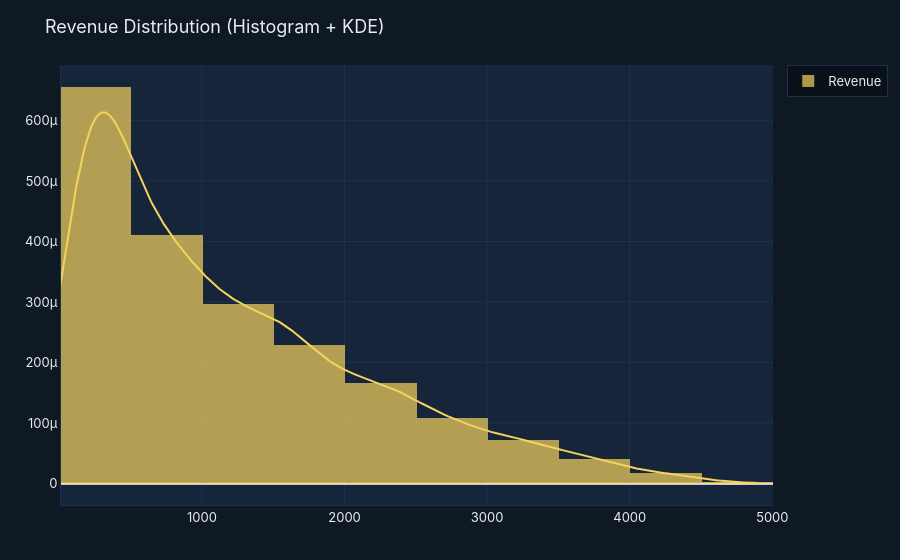
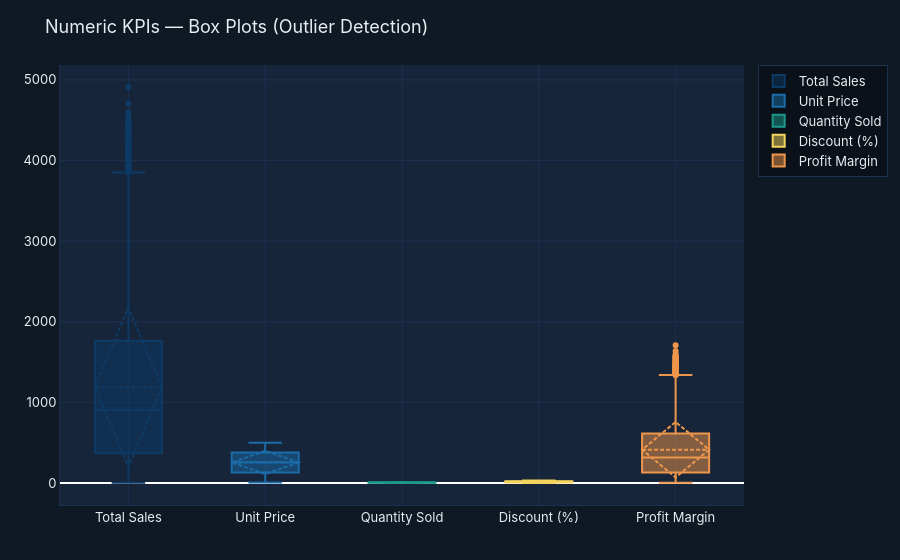

Notebook source saved alongside these figures, in order:
### Code cell
# ═══ PAGE 2: DATA DISTRIBUTION ════════════════════════════════════════════════
# 1. Revenue Histogram + KDE
fig = ff.create_distplot([df["Revenue"].dropna().tolist()],
                          group_labels=["Revenue"],
                          bin_size=500, colors=[PALETTE["accent1"]], show_rug=False)
L(fig, "Revenue Distribution (Histogram + KDE)")
fig.show()

# 2. Box Plots — 5 KPIs
num_cols = ["Total Sales","Unit Price","Quantity Sold","Discount (%)","Profit Margin"]
fig2 = go.Figure()
for i, col in enumerate(num_cols):
    fig2.add_trace(go.Box(y=df[col].dropna(), name=col,
                          marker_color=SEQ_COLORS[i % len(SEQ_COLORS)], boxmean="sd"))
L(fig2, "Numeric KPIs — Box Plots (Outlier Detection)")
fig2.show()

### Figure 1 — Plotly figure (JSON) as saved in the notebook; plotly's stock layout.template omitted (floating-point values rounded to 4 significant figures; data arrays with more than 128 entries replaced by an {"elided": "..."} marker saying what was removed)
{"data": [{"autobinx": false, "histnorm": "probability density", "legendgroup": "Revenue", "marker": {"color": "#F4D35E"}, "name": "Revenue", "opacity": 0.7, "type": "histogram", "x": {"elided": "5000 float values"}, "xaxis": "x", "xbins": {"end": 4912.0, "size": 500, "start": 4.61}, "yaxis": "y"}, {"legendgroup": "Revenue", "marker": {"color": "#F4D35E"}, "mode": "lines", "name": "Revenue", "showlegend": false, "type": "scatter", "x": {"elided": "500 float values"}, "xaxis": "x", "y": {"elided": "500 float values"}, "yaxis": "y"}], "layout": {"barmode": "overlay", "font": {"color": "#E8EDF2", "family": "Inter, Arial, sans-serif", "size": 13}, "hovermode": "closest", "legend": {"bgcolor": "rgba(0,0,0,.3)", "bordercolor": "#1E3050", "borderwidth": 1, "traceorder": "reversed"}, "margin": {"b": 55, "l": 60, "r": 40, "t": 65}, "paper_bgcolor": "#0F1924", "plot_bgcolor": "#16253A", "title": {"text": "Revenue Distribution (Histogram + KDE)"}, "xaxis": {"anchor": "y2", "domain": [0, 1], "gridcolor": "#1E3050", "linecolor": "#1E3050", "zeroline": false}, "yaxis": {"anchor": "free", "domain": [0, 1], "gridcolor": "#1E3050", "linecolor": "#1E3050", "position": 0}}}

### Figure 2 — Plotly figure (JSON) as saved in the notebook; plotly's stock layout.template omitted (floating-point values rounded to 4 significant figures; data arrays with more than 128 entries replaced by an {"elided": "..."} marker saying what was removed)
{"data": [{"boxmean": "sd", "marker": {"color": "#0D3B66"}, "name": "Total Sales", "type": "box", "y": {"elided": "5000 float values"}}, {"boxmean": "sd", "marker": {"color": "#1B6CA8"}, "name": "Unit Price", "type": "box", "y": {"elided": "5000 float values"}}, {"boxmean": "sd", "marker": {"color": "#1B998B"}, "name": "Quantity Sold", "type": "box", "y": {"elided": "5000 int values"}}, {"boxmean": "sd", "marker": {"color": "#F4D35E"}, "name": "Discount (%)", "type": "box", "y": {"elided": "5000 float values"}}, {"boxmean": "sd", "marker": {"color": "#EE964B"}, "name": "Profit Margin", "type": "box", "y": {"elided": "5000 float values"}}], "layout": {"font": {"color": "#E8EDF2", "family": "Inter, Arial, sans-serif", "size": 13}, "legend": {"bgcolor": "rgba(0,0,0,.3)", "bordercolor": "#1E3050", "borderwidth": 1}, "margin": {"b": 55, "l": 60, "r": 40, "t": 65}, "paper_bgcolor": "#0F1924", "plot_bgcolor": "#16253A", "title": {"text": "Numeric KPIs — Box Plots (Outlier Detection)"}, "xaxis": {"gridcolor": "#1E3050", "linecolor": "#1E3050"}, "yaxis": {"gridcolor": "#1E3050", "linecolor": "#1E3050"}}}
